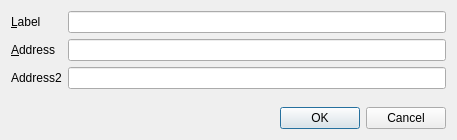
<?xml version="1.0" encoding="UTF-8"?>
<ui version="4.0">
 <class>EditAddressDialog</class>
 <widget class="QDialog" name="EditAddressDialog">
  <property name="geometry">
   <rect>
    <x>0</x>
    <y>0</y>
    <width>457</width>
    <height>140</height>
   </rect>
  </property>
  <property name="windowTitle">
   <string>Edit Address</string>
  </property>
  <layout class="QVBoxLayout" name="verticalLayout">
   <item>
    <layout class="QFormLayout" name="formLayout">
     <property name="fieldGrowthPolicy">
      <enum>QFormLayout::AllNonFixedFieldsGrow</enum>
     </property>
     <item row="0" column="0">
      <widget class="QLabel" name="label">
       <property name="text">
        <string>&amp;Label</string>
       </property>
       <property name="buddy">
        <cstring>labelEdit</cstring>
       </property>
      </widget>
     </item>
     <item row="0" column="1">
      <widget class="QLineEdit" name="labelEdit">
       <property name="toolTip">
        <string>The label associated with this address list entry</string>
       </property>
      </widget>
     </item>
     <item row="3" column="1">
      <widget class="QLineEdit" name="addressEdit_2"/>
     </item>
     <item row="2" column="1">
      <widget class="QValidatedLineEdit" name="addressEdit">
       <property name="toolTip">
        <string>The address associated with this address list entry. This can only be modified for sending addresses.</string>
       </property>
      </widget>
     </item>
     <item row="2" column="0">
      <widget class="QLabel" name="label_2">
       <property name="text">
        <string>&amp;Address</string>
       </property>
       <property name="buddy">
        <cstring>addressEdit</cstring>
       </property>
      </widget>
     </item>
     <item row="3" column="0">
      <widget class="QLabel" name="label_3">
       <property name="text">
        <string>Address2</string>
       </property>
       <property name="buddy">
        <cstring>addressEdit_2</cstring>
       </property>
      </widget>
     </item>
    </layout>
   </item>
   <item>
    <widget class="QDialogButtonBox" name="buttonBox">
     <property name="orientation">
      <enum>Qt::Horizontal</enum>
     </property>
     <property name="standardButtons">
      <set>QDialogButtonBox::Cancel|QDialogButtonBox::Ok</set>
     </property>
    </widget>
   </item>
  </layout>
 </widget>
 <customwidgets>
  <customwidget>
   <class>QValidatedLineEdit</class>
   <extends>QLineEdit</extends>
   <header>qvalidatedlineedit.h</header>
  </customwidget>
 </customwidgets>
 <resources/>
 <connections>
  <connection>
   <sender>buttonBox</sender>
   <signal>accepted()</signal>
   <receiver>EditAddressDialog</receiver>
   <slot>accept()</slot>
   <hints>
    <hint type="sourcelabel">
     <x>20</x>
     <y>20</y>
    </hint>
    <hint type="destinationlabel">
     <x>20</x>
     <y>20</y>
    </hint>
   </hints>
  </connection>
  <connection>
   <sender>buttonBox</sender>
   <signal>rejected()</signal>
   <receiver>EditAddressDialog</receiver>
   <slot>reject()</slot>
   <hints>
    <hint type="sourcelabel">
     <x>20</x>
     <y>20</y>
    </hint>
    <hint type="destinationlabel">
     <x>20</x>
     <y>20</y>
    </hint>
   </hints>
  </connection>
 </connections>
</ui>
